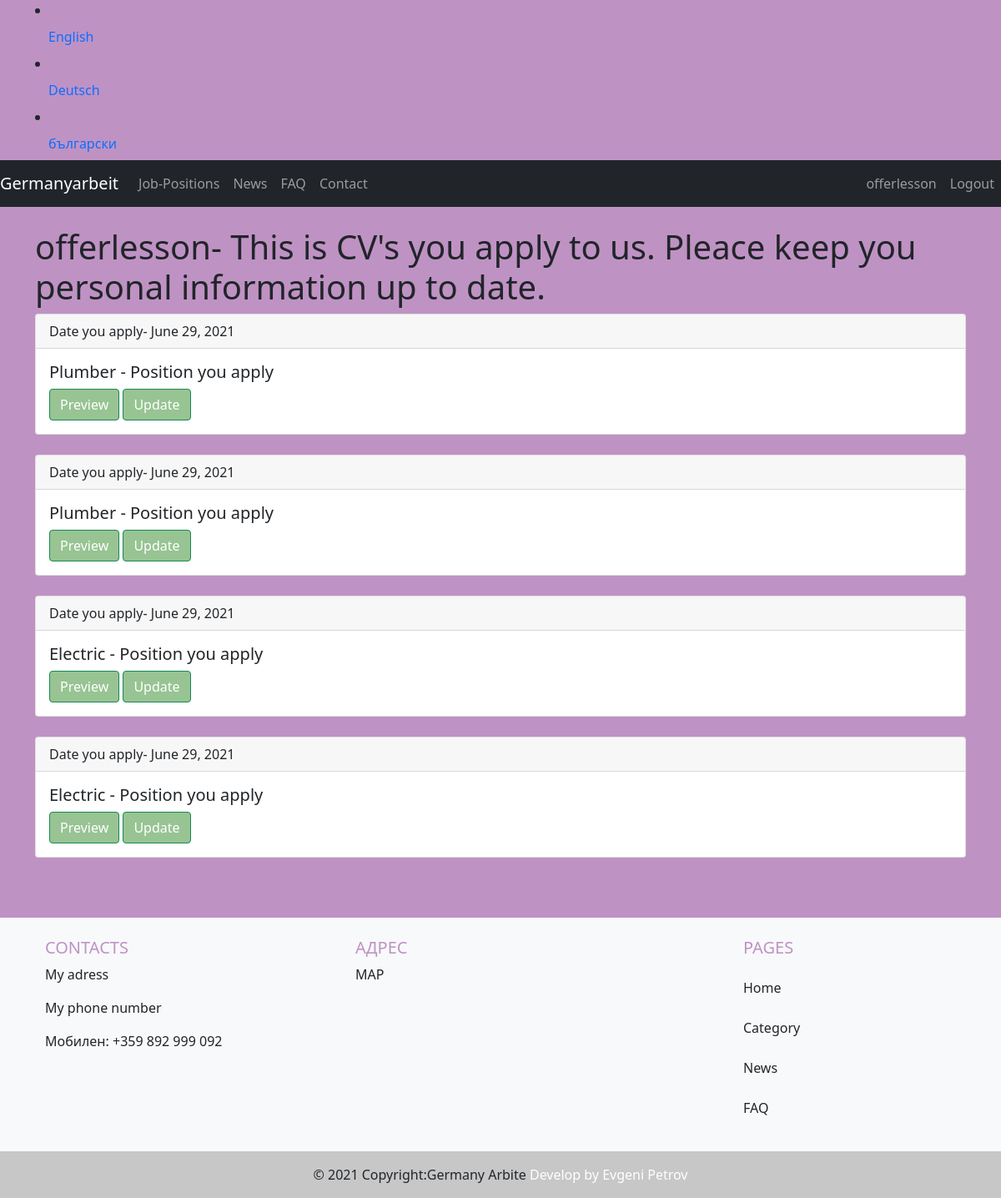
The page /category/cv/list (signed in) on the database its author committed.
### costumeuser/models.py (models this page shows, shortened)
class User(AbstractUser):
    is_worker = models.BooleanField(default=False)
    is_company = models.BooleanField(default=False)

### category/models.py (models this page shows, shortened)
class Cv(models.Model):
    GENDER = [
        ('Femail', 'Femail'),
        ('Male', 'Male'),
    ]
    DRIVING_LICENSE = [
        ('Yes', 'Yes'),
        ('No', 'No'),
    ]
    LANG1 = [
        ('English', 'English'),
        ('German', 'German'),
        ('French', 'French'),
        ('Italian', 'Italian'),
        ('Spanish', 'Spanish'),
        ('Turkish', 'Turkish'),
        ('Russian', 'Russian'),
    ]
    LANG_LEVELS = [
        ('Basic', 'Basic'),
        ('Medium', 'Medium'),
        ('Fluent', 'Fluent'),
    ]
    COUNTRY = [
        ('UK', 'UK'),
        ('Germany', 'Germany'),
        ('France', 'France'),
        ('Italy', 'Italy'),
        ('Netherlands', 'Netherlands'),
        ('Switzerland', 'Switzerland'),
        ('Poland', 'Poland'),
        ('Greece', 'Greece'),
        ('Sweden', 'Sweden'),
        ('Bulgaria', 'Bulgaria'),
        ('Belgium', 'Belgium'),
        ('Austria', 'Austria'),
        ('Hungary', 'Hungary'),
        ('Denmark', 'Denmark'),
        ('Finland', 'Finland'),
        ('Norway', 'Norway'),
        ('Czechia', 'Czechia'),
        ('Irland', 'Irland'),
        ('Romania', 'Romania'),
        ('Cyprus', 'Cyprus'),
        ('Slovenia', 'Slovenia'),
        ('Lithuania', 'Lithuania'),
        ('Latvia', 'Latvia'),
        ('Russian Federation', 'Russian Federation'),
        ('Not Europe', 'Not Europe'),
    ]
    POSITION = [
        ('Position I aplly', 'Position I apply'),
        ('Different', 'Different'),
    ]
    job = models.ForeignKey(SubCategory, on_delete=models.CASCADE)
    worker = models.ForeignKey(User, on_delete=models.CASCADE)
    birth_day = models.DateField()
    gender = models.CharField(max_length=50, choices=GENDER)
    driving_license = models.CharField(max_length=10, choices=DRIVING_LICENSE)
    first_lang = models.CharField(max_length=20, choices=LANG1, blank=True)
    first_lang_level = models.CharField(max_length=50, choices=LANG_LEVELS, blank=True)
    second_lang = models.CharField(max_length=20, choices=LANG1, blank=True)
    second_lang_level = models.CharField(max_length=50, choices=LANG_LEVELS, blank=True)
    third_lang = models.CharField(max_length=20, choices=LANG1, blank=True)
    third_lang_level = models.CharField(max_length=50, choices=LANG_LEVELS, blank=True)
    ready_to_start = models.DateField()
    expectet_salary = models.CharField(max_length=20, blank=True)
    sertificate_1 = models.ImageField(upload_to="cv_sertificate", blank=True)
    sertificate_2 = models.ImageField(upload_to="cv_sertificate", blank=True)
    country_1 = models.CharField(max_length=50, choices=COUNTRY)
    company_name_1 = models.CharField(max_length=50)
    position_1 = models.CharField(max_length=150, choices=POSITION, default="Position I aplly")
    start_date_1 = models.DateField()
    end_date_1 = models.DateField()
    country_2 = models.CharField(max_length=50, choices=COUNTRY)
    company_name_2 = models.CharField(max_length=50)
    position_2 = models.CharField(max_length=150, choices=POSITION, default="Position I aplly")
    start_date_2 = models.DateField()
    end_date_2 = models.DateField()
    country_3 = models.CharField(max_length=50, choices=COUNTRY)
    company_name_3 = models.CharField(max_length=50)
    position_3 = models.CharField(max_length=150, choices=POSITION, default="Position I aplly")
    start_date_3 = models.DateField()
    end_date_3 = models.DateField()
    update_date = models.DateTimeField(auto_now=True)
    submit_date = models.DateField(auto_now_add=True)
    employ = models.BooleanField(default=False)

class SubCategory(models.Model):
    category = models.ForeignKey(Category, on_delete=models.CASCADE, related_name="category", related_query_name="category", verbose_name="category")
    name = models.CharField(max_length=250)
    img = models.ImageField(upload_to="category_pic")
    def __str__(self):
        return self.name

### category/views.py (the view)
# urls.py: path('cv/list', views.cv_list, name='cv_list'),
@login_required
@worker_required
def cv_list(request):
    cv = Cv.objects.all().filter(worker=request.user)
    return render(request, 'category/cv_list.html', {'cv': cv})

### templates/category/cv_list.html
{% extends "base.html" %}
{% block content %}
<div class="container">
    <div class="row">
        <div class="col-lg-12 col-md-12 col-sm-12">
        <br>
        <h1>{{ user.username }}- This is CV's you apply to us. Pleace keep you personal information up to date. </h1>
            {% for c in cv %}
            <div class="card">
                <div class="card-header">
                    Date you apply- {{ c.submit_date }}
                </div>
                <div class="card-body">
                    <h5 class="card-title">{{ c.job }} - Position you apply</h5>
                    <a href="{% url 'cv_detail' c.id %}" class="btn btn-success">Preview</a>
                    <a href="{% url 'edit_cv' c.id %}" class="btn btn-success">Update</a>
                </div>
            </div>
            <br>
            {% endfor %}
        </div>
    </div>
</div>
{% endblock content %}

### templates/nav.html (shortened to what this page needs)
{% load i18n %}
{% load static %}
<nav class="navbar navbar-expand-lg navbar-dark bg-dark">
  <a class="navbar-brand" href="{% url 'home' %}"><img/>Germanyarbeit</a>
  <div class="collapse navbar-collapse justify-content-between" id="navbarNav">
    <ul class="navbar-nav">
      <li class="nav-item">
        <a class="nav-link" href="{% url 'category' 1 %}">Job-Positions</a>
      </li>
      <li class="nav-item">
        <a class="nav-link" href="{% url 'news' %}">News</a>
      </li>
      <li class="nav-item">
        <a class="nav-link" href="{% url 'faq' %}">FAQ</a>
      </li>
      <li class="nav-item">
        <a class="nav-link" href="#">Contact</a>
      </li>
    </ul>
    <ul class="navbar-nav">
      {% if user.is_authenticated %}
      <li class="nav-item">
        <a class="nav-link" href="{% url 'profile' %}">{{ user.username }}</a>
      </li>
      <li class="nav-item">
        <a class="nav-link" href="{% url 'account_logout' %}">Logout</a>
      </li>
      {% endif %}
    </ul>
  </div>
</nav>

### static/css/main.css (style rules this page uses)
.body { background-color: #BF92C4; background-repeat: no-repeat; }
.btn { background-color: #97C492; }

### rows shown on the page
User: username "offerlesson"
Cv: submit_date "June 29, 2021", job "Plumber"
Cv: submit_date "June 29, 2021", job "Plumber"
Cv: submit_date "June 29, 2021", job "Electric"
Cv: submit_date "June 29, 2021", job "Electric"

### other values the page prints
{{ lang.name_local }} "English" "Deutsch" "български"
